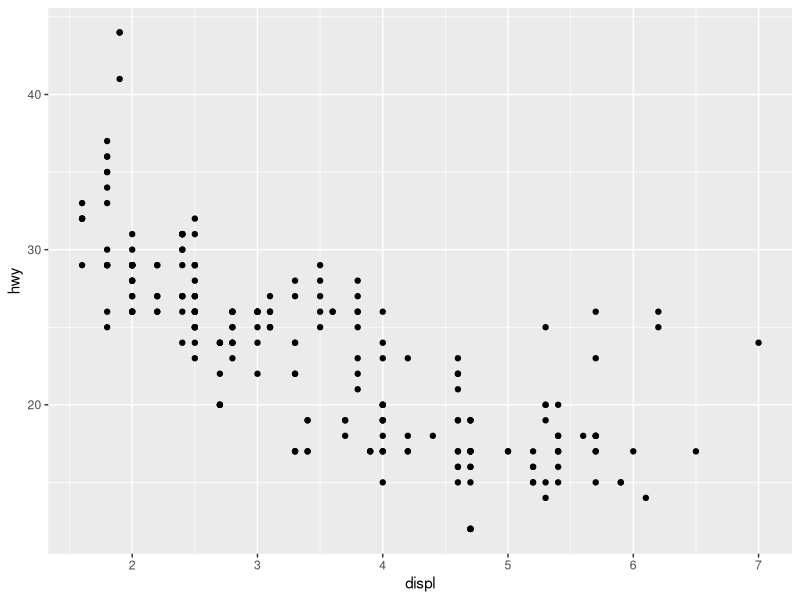
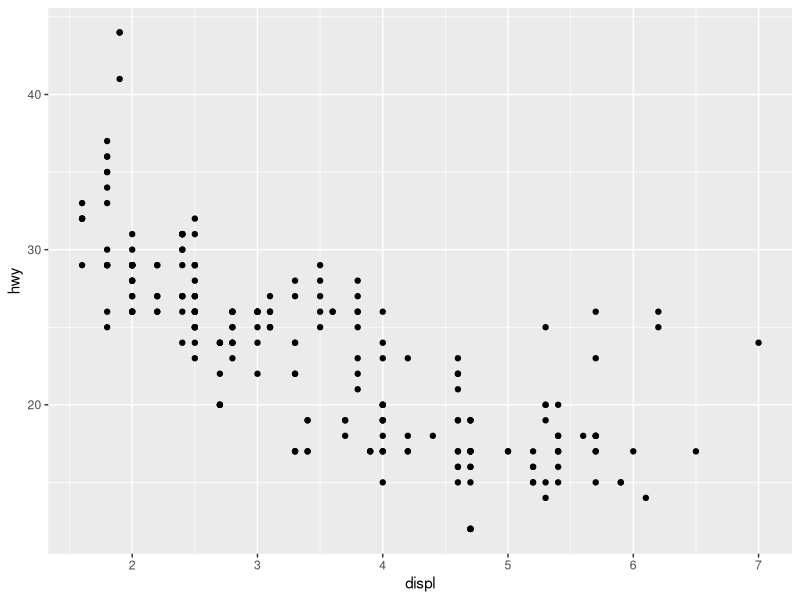
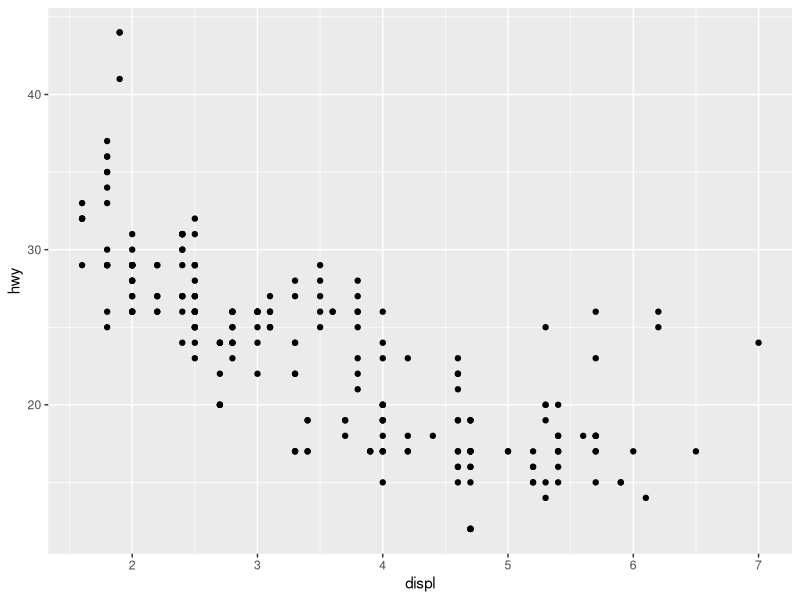
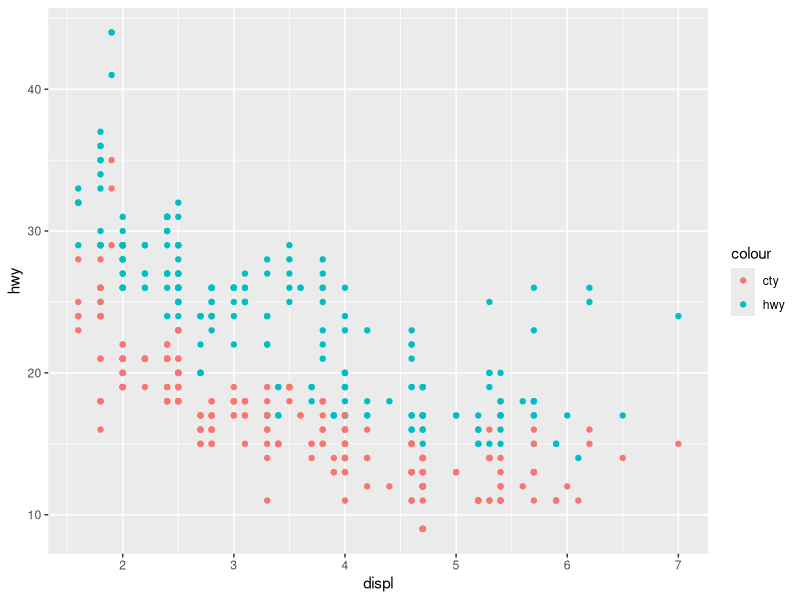
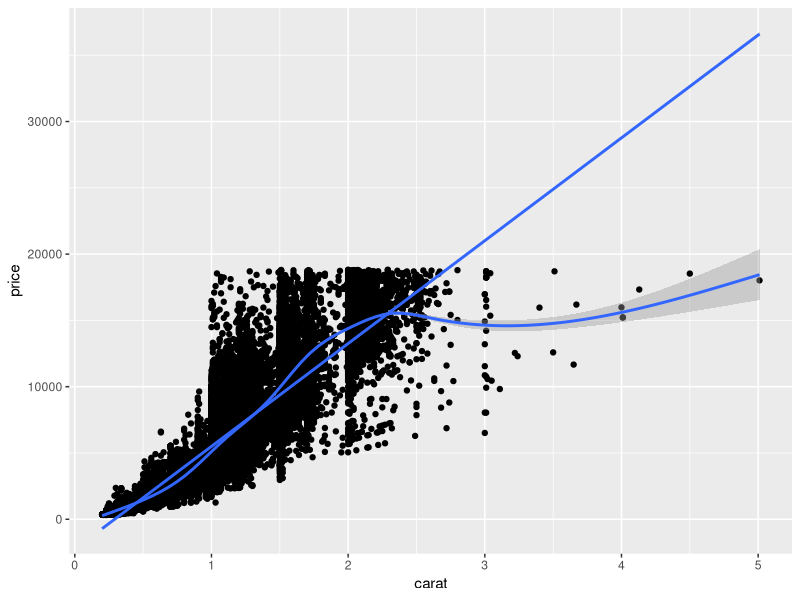
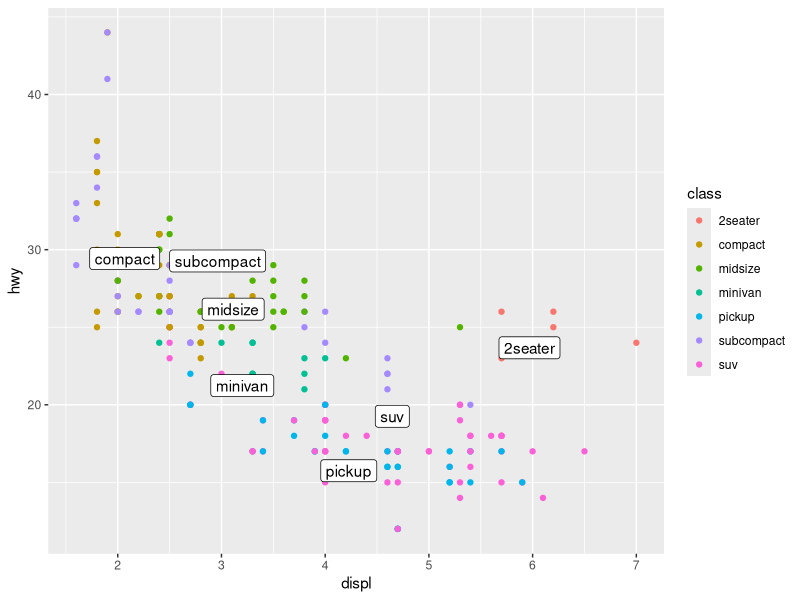
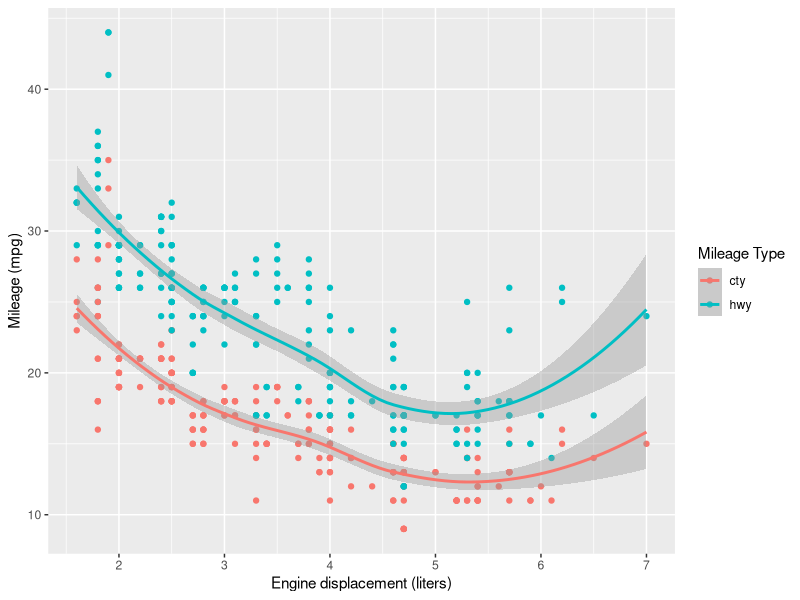
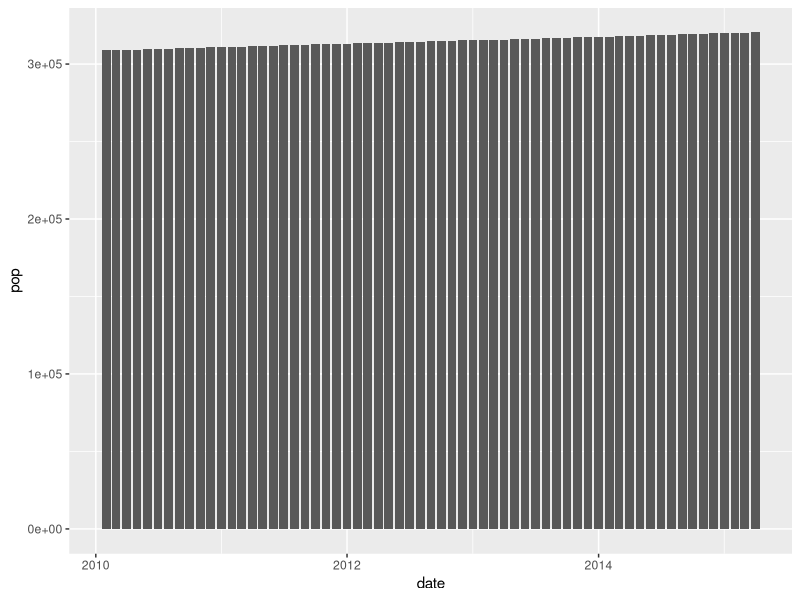

These charts were generated, in order, by the following R code:
## ---- chunk 1
# knitr options
knitr::opts_chunk$set(echo = TRUE)
## ---- chunk 2
library(tidyverse)
library(ggrepel)
## ---- chunk 3
## NOTE: No need to modify! Just example code
ggplot(
  data = mpg,
  mapping = aes(x = displ, y = hwy)
) +
  geom_point()
## ---- chunk 4
## NOTE: No need to modify! Just example code
ggplot(
  mpg,
  aes(x = displ, y = hwy)
) +
  geom_point()
## ---- chunk 5
## NOTE: No need to modify! Just example code
ggplot(
  mpg,
  aes(displ, hwy)
) +
  geom_point()
## ---- chunk 6
## NOTE: No need to modify! Just example code
ggplot(mpg, aes(x = displ)) +
  geom_point(aes(y = hwy, color = "hwy")) +
  geom_point(aes(y = cty, color = "cty"))
## ---- chunk 7
## TODO: Add a "gam" and "lm" smooth to the following plot
diamonds %>%
  ggplot(aes(carat, price)) +
  geom_point() +
  geom_smooth(method = "gam") +
  geom_smooth(method = "lm")
## ---- chunk 8
## TODO: Use df_annotate below to add text labels to the scatterplot
df_annotate <-
  mpg %>%
  group_by(class) %>%
  summarize(
    displ = mean(displ),
    hwy = mean(hwy)
  )

mpg %>%
  ggplot(aes(displ, hwy)) +
  geom_point(aes(color = class)) +
  geom_label_repel(data = df_annotate, aes(label = class))
## ---- chunk 9
## NOTE: No need to modify! Just analyze the scatterplot
mpg %>%
  pivot_longer(names_to = "source", values_to = "mpg", c(hwy, cty)) %>%
  ggplot(aes(displ, mpg, color = source)) +
  geom_point() +
  geom_smooth() +
  scale_color_discrete(name = "Mileage Type") +
  labs(
    x = "Engine displacement (liters)",
    y = "Mileage (mpg)"
  )
## ---- chunk 10
economics %>%
  filter(date > lubridate::ymd("2010-01-01")) %>%
  ggplot(aes(date, pop)) +
  geom_col()
## ---- chunk 11
economics %>%
  filter(date > lubridate::ymd("2010-01-01")) %>%
  ggplot(aes(date, pop)) +
  geom_point()
## ---- chunk 12
economics %>%
  mutate(pop_delta = pop - lag(pop)) %>%
  filter(date > lubridate::ymd("2005-01-01")) %>%
  ggplot(aes(date, pop_delta)) +
  geom_col()
## ---- chunk 13
economics %>%
  mutate(pop_delta = pop - lag(pop)) %>%
  filter(date > lubridate::ymd("2005-01-01")) %>%
  ggplot(aes(date, pop_delta)) +
  geom_point()
